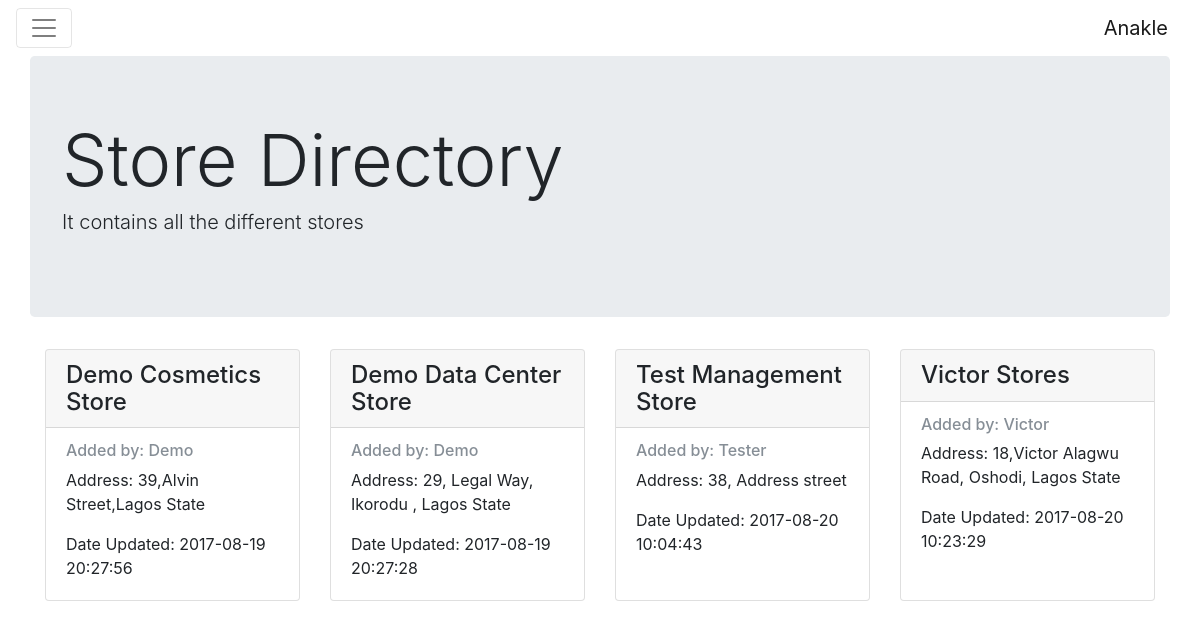
The page / on the database its author committed.
### tables this page shows
CREATE TABLE `stores` (
  `id` int(11) NOT NULL,
  `store_name` varchar(255) NOT NULL,
  `store_address` varchar(255) NOT NULL,
  `user_id` varchar(255) NOT NULL,
  `time_updated` timestamp NOT NULL DEFAULT CURRENT_TIMESTAMP ON UPDATE CURRENT_TIMESTAMP,
  `time_created` datetime NOT NULL
);

### index.php (the view, shortened to what this page needs)
<?php include "include/header.php"; ?>
<div class="container">
	<div class="row jumbotron">
		<div class="">
			<h2 class="display-3">Store Directory</h2>
			<p class="lead">It contains all the different stores</p>
		</div>
	</div>
	<div class="row">
	<?php
$query = "SELECT * FROM stores";
foreach ($con->query($query) as $row) {
	$store_name = htmlentities($row['store_name']);
	$store_address = htmlentities($row['store_address']) ;
	$store_user = htmlentities($row['user_id']);
	$time_updated = htmlentities($row['time_updated']);
	?>
	<p>
		<div class="col-lg-3 col-md-6 col-sm-6 d-flex align-items">
			<div class="card">
				<div class="card-block">
					<h4 class="card-header"><?php echo $store_name; ?></h4>
					<div class="card-body">
						<h6 class="card-subtitle mb-2 text-muted">Added by: <?php echo $store_user; ?></h6>
						<p class="card-text">Address: <?php echo $store_address; ?></p>
						<p class="card-text">Date Updated: <?php echo $time_updated; ?></p>
					</div>
				</div>
			</div>
		</div>
	</p>
		<?php }?>
	</div>
</div>
</body>
</html>

### include/header.php (shortened to what this page needs)
<!DOCTYPE html>
<html>
<head>
	<link rel="stylesheet" type="text/css" href="assets/css/style.css">
	<link rel="stylesheet" type="text/css" href="assets/css/bootstrap.min.css">
</head>
<body>
	<nav class="navbar navbar-toggleable-md navbar-light bd-faded">
	    		<button type="button" class="navbar-toggler navbar-toggler-left" type="button" data-toggle="collapse" data-target="#navbarNav" aria-controls="navbarNav" aria-expanded="false" aria-label="Toggle navigation">
	                <span class="navbar-toggler-icon"></span>
	    		</button>
	    		<a class="navbar-brand" href="index.php">Anakle</a>
    </nav>

### rows shown on the page
stores: store_name "Demo Cosmetics Store", user "Demo", store_address "39,Alvin Street,Lagos State", time_updated "2017-08-19 20:27:56"
stores: store_name "Demo Data Center Store", user "Demo", store_address "29, Legal Way, Ikorodu , Lagos State", time_updated "2017-08-19 20:27:28"
stores: store_name "Test Management Store", user "Tester", store_address "38, Address street", time_updated "2017-08-20 10:04:43"
stores: store_name "Victor Stores", user "Victor", store_address "18,Victor Alagwu Road, Oshodi, Lagos State", time_updated "2017-08-20 10:23:29"
